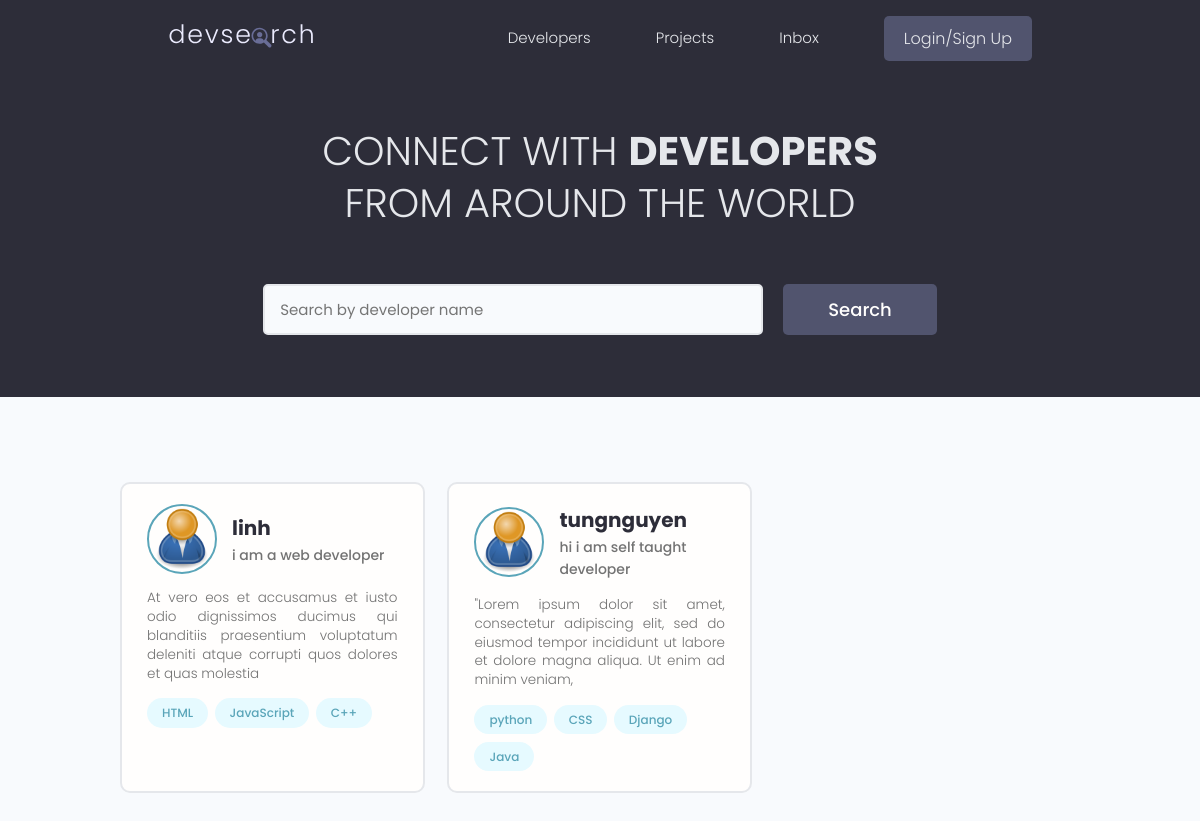
Page /profiles/?page=1 on the earlier database version.
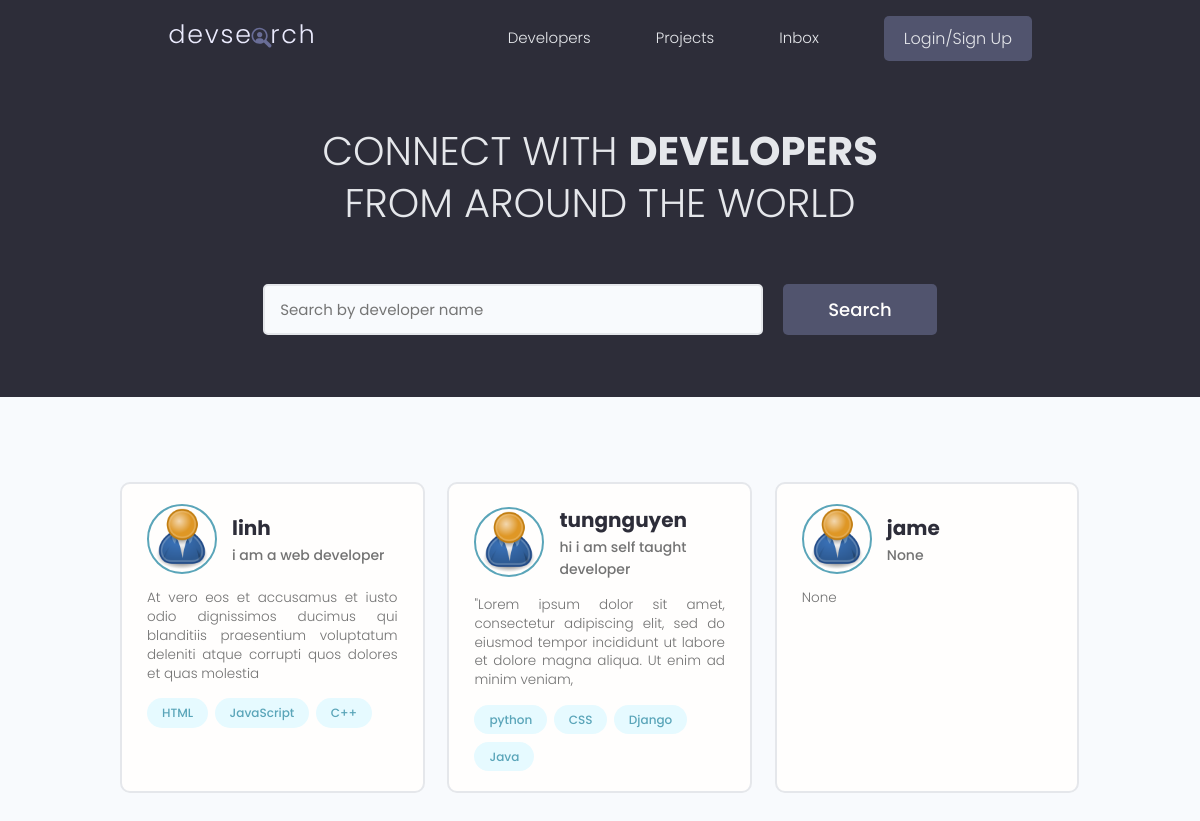
Same page on the later database version.
### users/models.py (models this page shows, shortened)
class Profile(models.Model):
    user = models.OneToOneField(User,on_delete=models.CASCADE , null=True, blank= True)
    name = models.CharField(max_length=255, blank=True, null=True)
    email = models.EmailField(max_length=500 , blank=True, null=True)
    username = models.CharField(max_length=255, blank=True, null=True)
    location = models.CharField(max_length=255, blank=True, null=True)
    short_intro = models.CharField(max_length=255, blank=True , null=True)
    bio = models.TextField(blank=True,null=True)
    profile_image = models.ImageField(null=True , blank=True, upload_to='profiles/', default='profiles/user-default.png')
    social_github = models.CharField(max_length=255, blank=True, null=True)
    social_twitter = models.CharField(max_length=255, blank=True, null=True)
    social_linkedin = models.CharField(max_length=255, blank=True, null=True)
    social_youtube = models.CharField(max_length=255, blank=True, null=True)
    social_website = models.CharField(max_length=255, blank=True, null=True)
    created = models.DateTimeField(auto_now_add=True)
    id = models.UUIDField(default=uuid.uuid4, unique=True, primary_key=True, editable=False)

class Skill(models.Model):
    owner = models.ForeignKey(Profile,on_delete=models.CASCADE, null=True,blank=True)
    name = models.CharField(max_length=255, blank=True, null=True)
    descriptions= models.TextField(null=True,blank=True)
    created = models.DateTimeField(auto_now_add=True)
    id = models.UUIDField(default=uuid.uuid4, unique=True, primary_key=True, editable=False)
    def __str__(self) -> str:
        return self.name

### users/views.py (the view)
# urls.py: path('', views.ProfileView, name='profile'),
def ProfileView(request):
    profiles , search_query = searchProfiles(request)
    profiles,paginator =paginationFunction(request,profiles,1)
    context={'profiles':profiles,'search_query':search_query,'paginator':paginator}
    return render(request,'users/profile.html',context)

### users/utils.py (called while the page is built)
def paginationFunction(request,profiles,result):
    page =request.GET.get('page')
    paginator = Paginator(profiles,result)
    try :
        projects = paginator.page(page)
    except PageNotAnInteger:
        page= 1
        profiles = paginator.page(page)
    except EmptyPage:
        page = paginator.projects.number()
        profiles= paginator.page(page)
    return profiles ,paginator

def searchProfiles(request):
    search_query=''
    if request.GET.get('search_query'):
        search_query = request.GET.get('search_query')
    skills = Skill.objects.filter(name__icontains=search_query)
    profiles = Profile.objects.distinct().filter(
        Q(name__icontains=search_query)|
        Q(short_intro__icontains=search_query)|
        Q(skill__in=skills)
        )
    return profiles,search_query

### users/templates/users/profile.html (shortened to what this page needs)
{% extends 'main.html' %}
{% block content %}
  <main class="home">
    <section class="hero-section text-center">
      <div class="container container--narrow">
        <div class="hero-section__box">
          <h2>CONNECT WITH <span>DEVELOPERS</span></h2>
          <h2>FROM AROUND THE WORLD</h2>
        </div>
        <div class="hero-section__search">
          <form class="form" action="{% url 'profile'%}" method="get">
            <div class="form__field">
              <input class="input input--text" id="formInput#search" type="text" name="search_query"
                placeholder="Search by developer name" />
            </div>
            <input class="btn btn--sub btn--lg" type="submit" value="Search" />
          </form>
        </div>
      </div>
    </section>
    <section class="devlist">
      <div class="container">
        <div class="grid grid--three">
          {%for profile in profiles %}
          <div class="column card">
            <div class="dev">
              <a href="{% url 'user-profile' profile.id %}" class="card__body">
                <div class="dev__profile">
                  <img class="avatar avatar--md" src="{{profile.profile_image.url}}" alt="image" />
                  <div class="dev__meta">
                    <h3>{{profile.name}}</h3>
                    <h5>{{profile.short_intro}}</h5>
                  </div>
                </div>
                <p class="dev__info">
                  {{profile.bio|slice:"150"}}
                </p>
                <div class="dev__skills">
                  {% for skill in profile.skill_set.all|slice:"5" %}
                  <span class="tag tag--pill tag--main">
                    <small>{{skill}}</small>
                  </span>
                  {% endfor %}
                </div>
              </a>
            </div>
          </div>
          {% endfor %}
        </div>
      </div>
    </section>
  </main>
{% endblock content %}

Differences in the rows shown:
added Profile: profile_image (placeholder picture), name "jame", short_intro "None", bio "None"
